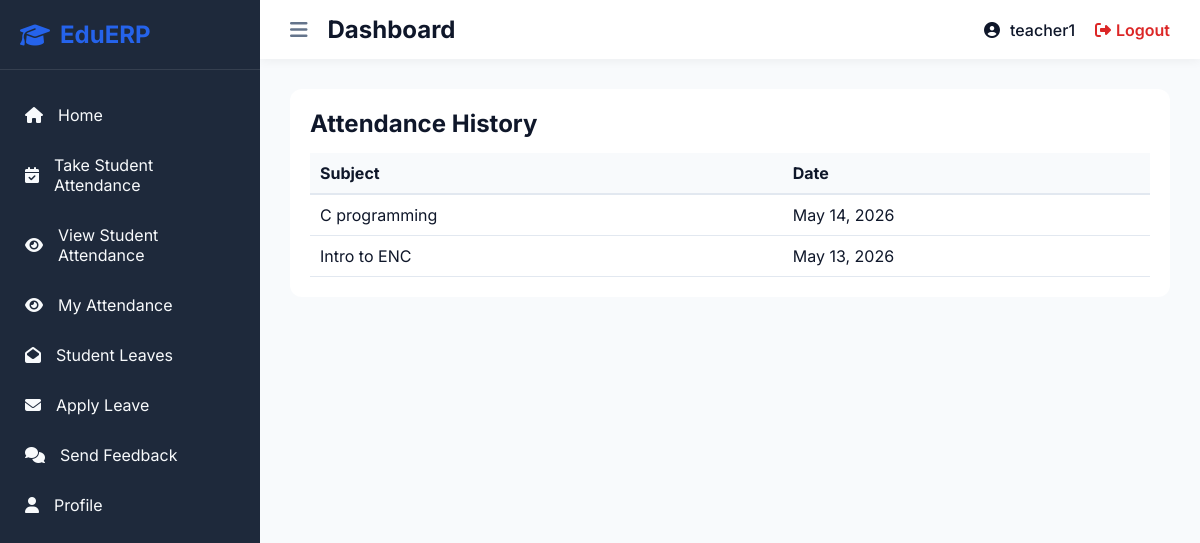
The app's page /staff/view_attendance/ (signed in) with its own data.
### accounts/models.py (models this page shows)
class CustomUser(AbstractUser):
    USER_TYPE_CHOICES = ((1, "HOD"), (2, "Staff"), (3, "Student"))
    user_type = models.IntegerField(choices=USER_TYPE_CHOICES, default=1)
    class Meta:
        db_table = 'CUSTOM_USER_TABLE'

### students/models.py (models this page shows)
class Attendance(models.Model):
    id = models.AutoField(primary_key=True)
    subject_id = models.ForeignKey(Subject, on_delete=models.DO_NOTHING)
    attendance_date = models.DateField()
    created_at = models.DateTimeField(auto_now_add=True)
    updated_at = models.DateTimeField(auto_now=True)
    class Meta:
        db_table = 'ATTENDANCE_TABLE'

### management/models.py (models this page shows)
class Subject(models.Model):
    id = models.AutoField(primary_key=True)
    subject_name = models.CharField(max_length=255)
    course_id = models.ForeignKey(Course, on_delete=models.CASCADE)
    staff_id = models.ForeignKey(CustomUser, on_delete=models.CASCADE)
    created_at = models.DateTimeField(auto_now_add=True)
    updated_at = models.DateTimeField(auto_now=True)
    class Meta:
        db_table = 'SUBJECT_TABLE'

### staff/views.py (the view)
# urls.py: path('view_attendance/', views.staff_view_attendance, name='staff_view_attendance'),
@login_required(login_url='/')
def staff_view_attendance(request):
    return render(request, 'staff/view_attendance.html', {
        'attendances': Attendance.objects.filter(subject_id__staff_id=request.user).order_by('-attendance_date'),
    })

### staff/templates/staff/view_attendance.html
{% extends 'base.html' %}
{% block content %}
<div class="content-section" style="background: white; padding: 20px; border-radius: 12px;">
    <h2>Attendance History</h2>
    <table style="width: 100%; text-align: left; margin-top: 15px; border-collapse: collapse;">
        <tr style="background: var(--bg-color); border-bottom: 2px solid var(--border-color);">
            <th style="padding: 10px;">Subject</th>
            <th>Date</th>
        </tr>
        {% for att in attendances %}
        <tr style="border-bottom: 1px solid var(--border-color);">
            <td style="padding: 10px;">{{ att.subject_id.subject_name }}</td>
            <td>{{ att.attendance_date }}</td>
        </tr>
        {% endfor %}
    </table>
</div>
{% endblock %}

### templates/base.html (shortened to what this page needs)
<!DOCTYPE html>
<html lang="en">
<head>
    <link rel="stylesheet" href="https://cdnjs.cloudflare.com/ajax/libs/font-awesome/6.4.0/css/all.min.css">
    <link rel="stylesheet" href="/static/css/style.css">
</head>
<body>
    <div class="app-container">
        <aside class="sidebar">
            <div class="sidebar-header">
                <h2><i class="fas fa-graduation-cap"></i> EduERP</h2>
            </div>
            <ul class="sidebar-menu">
                {% if request.user.user_type == 1 %}
                    <li><a href="{% url 'admin_home' %}"><i class="fas fa-home"></i> Home</a></li>
                    <li><a href="{% url 'manage_staff' %}"><i class="fas fa-users"></i> Staff</a></li>
                    <li><a href="{% url 'manage_student' %}"><i class="fas fa-user-graduate"></i> Students</a></li>
                    <li><a href="{% url 'manage_course' %}"><i class="fas fa-book"></i> Courses</a></li>
                    <li><a href="{% url 'manage_subject' %}"><i class="fas fa-book-open"></i> Subjects</a></li>
                    <li><a href="{% url 'admin_staff_attendance' %}"><i class="fas fa-calendar-check"></i> Staff Attendance</a></li>
                    <li><a href="{% url 'admin_leave_requests' %}"><i class="fas fa-envelope"></i> Leave Requests</a></li>
                    <li><a href="{% url 'admin_feedback_message' %}"><i class="fas fa-comments"></i> Feedback</a></li>
                {% elif request.user.user_type == 2 %}
                    <li><a href="{% url 'staff_home' %}"><i class="fas fa-home"></i> Home</a></li>
                    <li><a href="{% url 'staff_take_attendance' %}"><i class="fas fa-calendar-check"></i> Take Student Attendance</a></li>
                    <li><a href="{% url 'staff_view_attendance' %}"><i class="fas fa-eye"></i> View Student Attendance</a></li>
                    <li><a href="{% url 'staff_view_personal_attendance' %}"><i class="fas fa-eye"></i> My Attendance</a></li>
                    <li><a href="{% url 'staff_student_leave_requests' %}"><i class="fas fa-envelope-open"></i> Student Leaves</a></li>
                    <li><a href="{% url 'staff_apply_leave' %}"><i class="fas fa-envelope"></i> Apply Leave</a></li>
                    <li><a href="{% url 'staff_feedback' %}"><i class="fas fa-comments"></i> Send Feedback</a></li>
                {% endif %}
                <li><a href="{% url 'profile_view' %}"><i class="fas fa-user"></i> Profile</a></li>
            </ul>
        </aside>
        <div class="main-content">
            <header class="top-header">
                <div class="header-left">
                    <button id="toggle-sidebar" class="btn-icon"><i class="fas fa-bars"></i></button>
                    <h2>{% block page_title %}Dashboard{% endblock %}</h2>
                </div>
                <div class="header-right">
                    <div class="user-profile">
                        <i class="fas fa-user-circle"></i>
                        <a href="{% url 'profile_view' %}" style="text-decoration: none; color: inherit;">{{ request.user.username }}</a>
                    </div>
                    <a href="{% url 'logout_user' %}" class="btn-logout"><i class="fas fa-sign-out-alt"></i> Logout</a>
                </div>
            </header>
            <main class="page-content">
                {% block content %}
                {% endblock %}
            </main>
        </div>
    </div>
</body>
</html>

### static/css/style.css (style rules this page uses)
:root { --primary: #2563eb; --primary-hover: #1d4ed8; --secondary: #475569; --bg-color: #f8fafc; --card-bg: #ffffff; --text-main: #0f172a; --text-muted: #64748b; --border-color: #e2e8f0; --sidebar-bg: #1e293b; --sidebar-text: #f8fafc; --sidebar-hover: #334155; --sidebar-active: #475569; --success: #16a34a; --danger: #dc2626; --warning: #ca8a04; }
* { margin: 0; padding: 0; box-sizing: border-box; font-family: 'Inter', sans-serif; }
body { background-color: var(--bg-color); color: var(--text-main); }
.app-container { display: flex; min-height: 100vh; }
.sidebar { width: 260px; background: var(--sidebar-bg); color: var(--sidebar-text); transition: all 0.3s; position: fixed; height: 100vh; z-index: 100; }
.sidebar-header { padding: 20px; border-bottom: 1px solid rgba(255,255,255,0.1); }
.sidebar-header h2 { display: flex; align-items: center; gap: 10px; font-size: 24px; color: var(--primary); }
.sidebar-menu { list-style: none; padding: 20px 0; }
.sidebar-menu li a { display: flex; align-items: center; gap: 15px; padding: 15px 25px; color: var(--sidebar-text); text-decoration: none; transition: all 0.3s; }
.main-content { flex: 1; margin-left: 260px; transition: all 0.3s; }
.top-header { background: var(--card-bg); padding: 15px 30px; display: flex; justify-content: space-between; align-items: center; box-shadow: 0 2px 10px rgba(0,0,0,0.05); position: sticky; top: 0; z-index: 90; }
.header-left { display: flex; align-items: center; gap: 20px; }
.btn-icon { background: none; border: none; font-size: 20px; color: var(--text-muted); cursor: pointer; transition: color 0.3s; }
.header-right { display: flex; align-items: center; gap: 20px; }
.user-profile { display: flex; align-items: center; gap: 10px; font-weight: 500; }
.btn-logout { color: var(--danger); text-decoration: none; display: flex; align-items: center; gap: 5px; font-weight: 600; transition: opacity 0.3s; }
.page-content { padding: 30px; }

### records on screen
CustomUser: user.username "teacher1"
Attendance: subject_id.subject_name "C programming", attendance_date "May 14, 2026"
Attendance: subject_id.subject_name "Intro to ENC", attendance_date "May 13, 2026"
